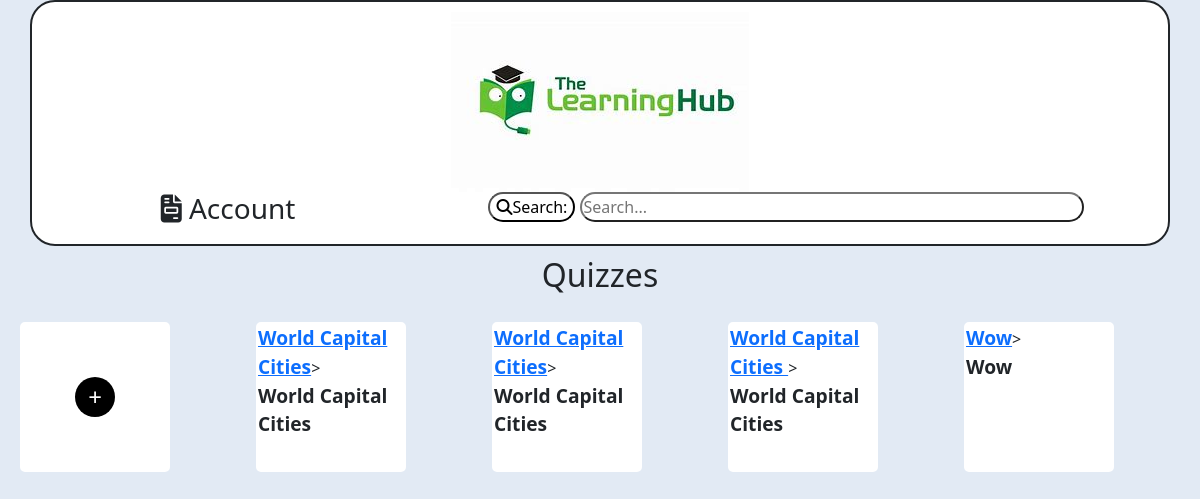
/dashboard (signed in), run on the app's committed database.
### project.py (models this page shows)
class Quiz(db.Model):
    __tablename__ = "Quiz"
    id = db.Column(db.Integer, primary_key=True)
    title = db.Column(db.String(255), nullable=False)
    grade = db.Column(db.String(100), nullable=False)
    subject = db.Column(db.String(100), nullable=False)
    time_limit = db.Column(db.Integer, nullable=False)  # Adding time_limit here
    creator_id = db.Column(db.Integer, db.ForeignKey("User.id"), nullable=False)

### project.py (the view)
@app.route("/dashboard")
def dashboard():
    if "user_id" in session:
        user = User.query.get(session["user_id"])
        quizzes = user.quizzes
        return render_template("main.html", user=user, quizzes=quizzes)
    else:
        flash("You are not logged in. Please log in to access the dashboard.", "error")
        return redirect(url_for("login"))

### templates/main.html (shortened to what this page needs)
<!DOCTYPE html>
<html lang="en">
<head>
    <link href="https://cdn.jsdelivr.net/npm/bootstrap@5.3.0-alpha1/dist/css/bootstrap.min.css" rel="stylesheet">
    <link rel="stylesheet" type="text/css" href="../static/main.css">
    <link rel="stylesheet" href="../static/quiz_page.css">
    <link rel="stylesheet" href="https://cdnjs.cloudflare.com/ajax/libs/font-awesome/6.5.2/css/all.min.css" />
</head>
<body>
    <div class="container">
        <div class="row text-center fixed-div" id="panel">
            <div class="col-12">
                <a href="main.html"><img src="../static/pictures/Logo.jpg" alt="Logo"></a>
            </div>
            <div class="col-4">
                <h3 id="account"><i class="fa-solid fa-file-invoice"></i> Account</h3>
            </div>
            <div class="col-8">
                <form action="/search" method="GET">
                    <button class="search_button" type="submit"><i class="fa-solid fa-magnifying-glass"></i>Search:</button>
                    <input class="search_input" type="text" name="q" placeholder="Search...">
                </form>
            </div>
        </div>
            </div>
    <h2 class="text-center">Quizzes</h2>
    <div class="grid-container">
        <div class="box" id="addquiz">
            <div class="plus-button" onclick="createQuizPage()">
                <a href="/create_quiz" alt="Plus icon"><span class="plus-icon">+</span></a>
            </div>
        </div>
        {% for quiz in quizzes %}
        <div class="box">
            <a href="{{ url_for('quiz_entry', quiz_id=quiz.id) }}" class="quiz-title text center">{{ quiz.title }}</a>>
                <div class="quiz-title text center">{{ quiz.title }}</div>
        </div>
        {% endfor %}
</body>
</html>

### static/main.css (style rules this page uses)
.box { width: 150px; height: 150px; background-color: #ffffff; border: 2px solid #ffffff; border-radius: 5px; position: relative; }
.plus-button { position: absolute; top: 50%; left: 50%; transform: translate(-50%, -50%); width: 40px; height: 40px; background-color: #000000; color: #fff; border-radius: 50%; display: flex; justify-content: center; align-items: center; cursor: pointer; }
.plus-icon { font-size: 24px; }
.grid-container { display: grid; grid-template-columns: repeat(auto-fill, minmax(200px, 1fr)); gap: 20px; padding: 20px; }
.quiz-title { font-size: 1.2em; font-weight: bold; margin-bottom: 10px; }
.plus-button a { color: inherit; text-decoration: none; }

### static/quiz_page.css (style rules this page uses)
body { background-color: #E2EAF4; }
#panel,#sub_panel { margin-bottom: 10px; padding:10px; background-color: white; border-style: solid; border-width: 2px; border-radius: 25px; }
button,.search_input { background-color: white; border-style: outset; border-radius: 25px; }
.search_input { width: 70%; }

### data on the page
Quiz: title "World Capital Cities"
Quiz: title "World Capital Cities"
Quiz: title "World Capital Cities"
Quiz: title "Wow"
